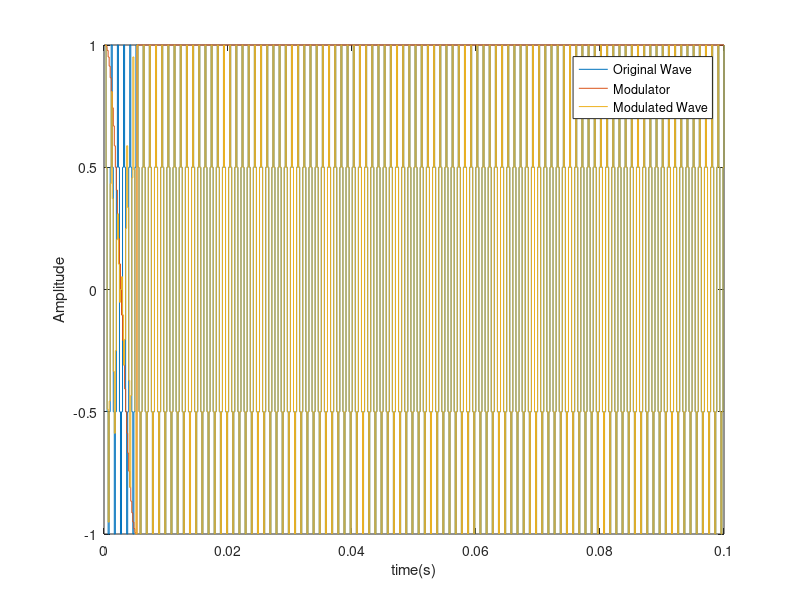
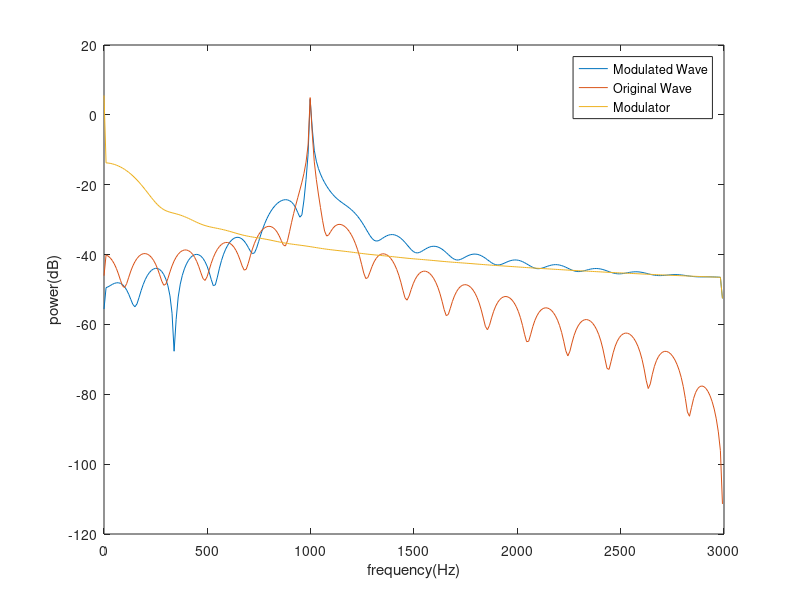

Here is the MATLAB script that generated these plots, in order:
f = 1000;
fs = 6000;
fc = 100;
En = 100/f;

t1 = [0:1/(fs):1/(2*fc)];
t2 = [1/(2*fc):1/fs:En];
L = length(t1) + length(t2);

[x1, y1] = stairs(cos(2*pi*f*[t1 t2]));
[x2, y2] = stairs([cos(2*pi*fc*t1) ones(1,length(t2))]);
x1 = (x1/L)*(En);
x2 = (x2/L)*(En);

figure
plot(x1,y1, x2,y2, x1, y1.*y2);
legend('Original Wave','Modulator','Modulated Wave');
xlabel('time(s)');
ylabel('Amplitude');

figure
L = length(y1)/2;
Y = fft(y1.*y2);
Y1 = fft(y1);
Y2 = fft(y2);
P2 = abs(Y/L);
P21 = abs(Y1/L);
P22 = abs(Y2/L);
P1 = P2(1:L/2+1);
P11 = P21(1:L/2+1);
P12 = P22(1:L/2+1);
P1(2:end-1) = 2*P1(2:end-1);
P11(2:end-1) = 2*P11(2:end-1);
P12(2:end-1) = 2*P12(2:end-1);
axis = fs*(0:(L/2))/L;
plot(axis,20*log10(P1),axis,20*log10(P11),axis,20*log10(P12));
legend('Modulated Wave', 'Original Wave', 'Modulator');
ylabel('power(dB)');
xlabel('frequency(Hz)');

